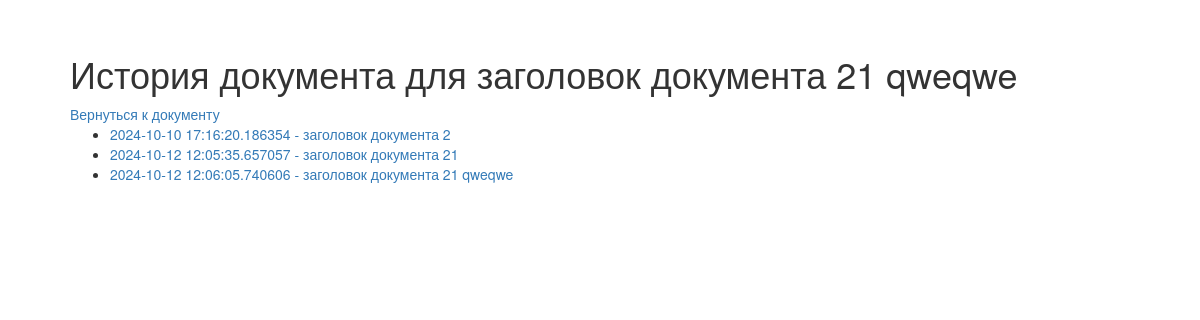
Page /docs/archiv/2 on the earlier database version.
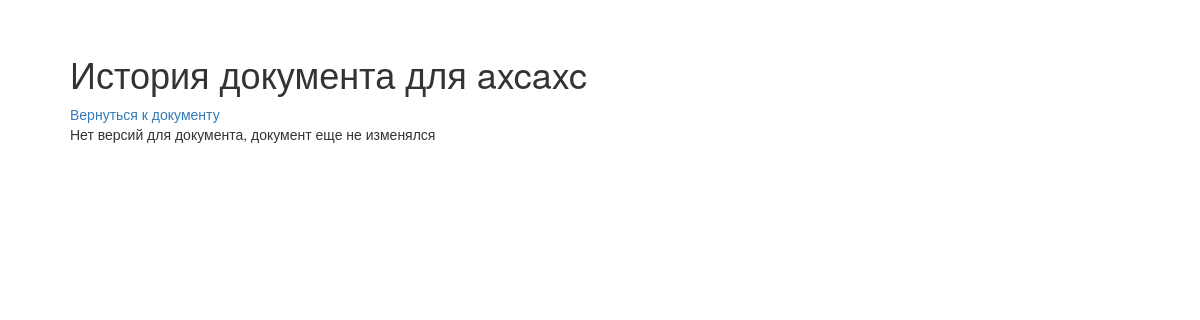
Same page on the later database version.
### database_setup.py (models this page shows)
class Base(DeclarativeBase):
    pass

class Document(Base):
    __tablename__ = 't_doc'
    id = Column(Integer, primary_key=True)
    title = Column(String(100), nullable=False)
    content = Column(String(250), nullable=False)
    is_deleted = Column(Boolean, default=False)

class Archiv(Base):
    __tablename__ = 't_archiv'
    id = Column(Integer, primary_key=True)
    id_doc = Column(Integer, ForeignKey('t_doc.id'))
    ts = Column(DateTime, default=datetime.now())
    title = Column(String(100), nullable=False)
    content = Column(String(250), nullable=False)

### storage.py (the view)
@app.route('/docs/archiv/<int:doc_id>')
@error_exceptions
def archiv_for_doc(doc_id):
    doc = DB.get_doc_by_id(doc_id)
    archiv_list = DB.get_arch_list_by_doc(doc_id)
    return render_template('history_list.html', doc=doc, archiv_list=archiv_list)

### DB_ORM.py (called while the page is built)
def get_doc_by_id(doc_id):
    try:
        doc = session.query(Document).filter_by(id=doc_id).one()
        return doc
    except Exception as err:
        raise NotFoundDocumentError(err)

def get_arch_list_by_doc(doc_id):
    try:
        archs = session.query(Archiv).filter_by(id_doc=doc_id).all()
        return archs
    except Exception as err:
        raise NotFoundDocumentError(err)

### storage.py (called while the page is built)
def error_exceptions(func):
    @wraps(func)
    def inner_func(*args, **kwargs):
        try:
            return func(*args, **kwargs)
        except NotFoundDocumentError as err:
            return render_template('error_404.html', error=str(err))
        except SaveDocumentError as err:
            return render_template('error_save.html', error=str(err))
        except Exception as err:
            return render_template('error.html', error=str(err))
    return inner_func

### templates/history_list.html
{% extends 'base.html' %}
{% block content %}
<h1>История документа для {{ doc.title }}</h1>
    <a href="{{ url_for('get_doc', doc_id=doc.id) }}">Вернуться к документу</a>
    {% if archiv_list %}
    <ul>
        {% for arch_item in archiv_list %}
            <li><a href="{{ url_for('get_archiv', arch_id=arch_item.id) }}">
                {{ arch_item.ts }} - {{ arch_item.title }}</a></li>
        {% endfor %}
    </ul>
    {% else %}
        <p>Нет версий для документа, документ еще не изменялся</p>
    {% endif %}
{% endblock %}

### templates/base.html (shortened to what this page needs)
<!DOCTYPE html>
<html>
  <head>
    <link
      rel="stylesheet"
      href="https://maxcdn.bootstrapcdn.com/bootstrap/3.3.7/css/bootstrap.min.css" />
    <link type="text/css" href="{{ url_for('static', filename='styles.css')}}" rel="stylesheet" />
  </head>
  <body>
    <div>
        {% block content %}{% endblock %}
    </div>
  </body>
</html>

### static/styles.css (style rules this page uses)
body { margin-top: 2%; margin-bottom: 2%; margin-left: 5%; margin-right: 5%; padding: 10px 10px 10px 10px; }

Differences in the rows shown:
removed Archiv: ts "2024-10-10 17:16:20.186354", title "заголовок документа 2"
removed Archiv: ts "2024-10-12 12:05:35.657057", title "заголовок документа 21"
removed Archiv: ts "2024-10-12 12:06:05.740606", title "заголовок документа 21 qweqwe"
changed Document: title "заголовок документа 21 qweqwe" → "axcaxc"
Other differences:
text now shown: "Нет версий для документа, документ еще не изменялся"
